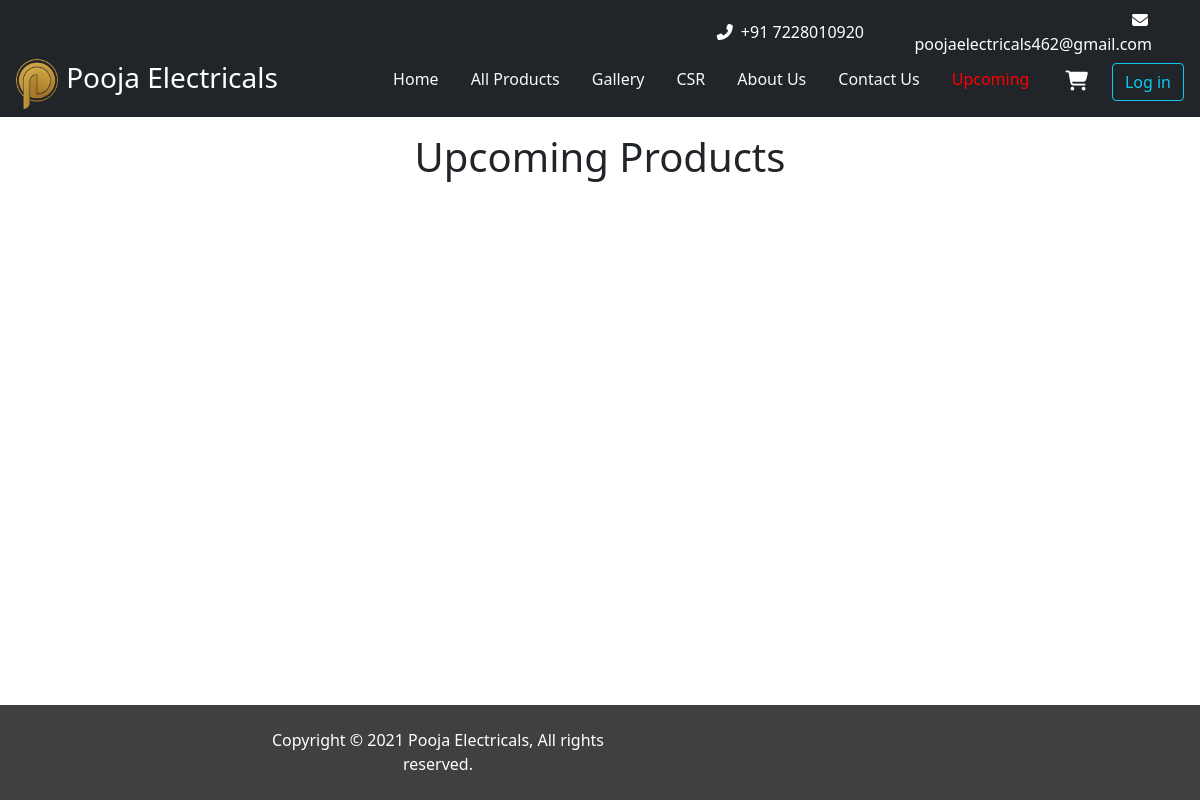
Before: /upcoming_product_list.php with the older database file.
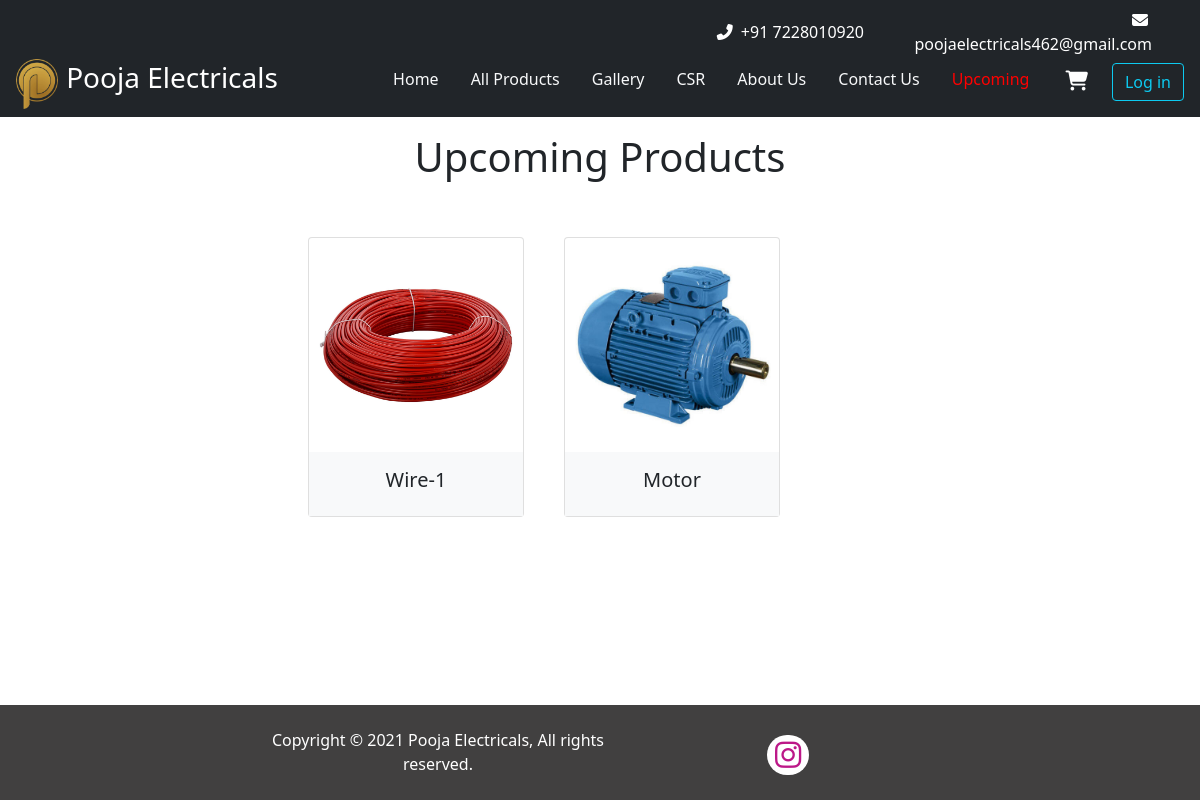
After: the same page with the newer database file.
### tables this page shows
CREATE TABLE `upcoming_products` (
  `id` int(10) NOT NULL,
  `title` varchar(255) NOT NULL,
  `desc` varchar(1000) NOT NULL,
  `image` varchar(255) NOT NULL
);

### upcoming_product_list.php (the view)
<?php
include './top.php';
?>
<h1 class="text-center mt-3">Upcoming Products</h1>
<div class="w-50  m-auto  mt-3">
  <div class="row  text-center my-5">
    <?php
    $title_query = "SELECT * from upcoming_products";
    $result = mysqli_query($conn, $title_query);
    if (mysqli_num_rows($result) > 0) {
      while ($r = mysqli_fetch_assoc($result)) {
    ?>
        <div class="col-3 m-2" style="width: 15rem;" onclick="window.location = 'upcoming.php?id=<?= $r['id']?>'">
          <div class="card rounded-lg">
            <img src="./upload/upcoming/<?= $r['image'] ?>" class="card-img-top rounded-top p-2" alt="...">
            <div class="card-body bg-light">
              <h5 class="card-title "><?= $r['title'] ?></h5>
            </div>
          </div>
        </div>
    <?php
      }
    }
    ?>
  </div>
</div>
<?php include 'bottom.php' ?>

### bottom.php (shortened to what this page needs)
<div class="mt-5 pt-5"></div>
<?php
    $query = "SELECT facebook_link, insta_link, twitter_link, youtube_link from admin_details LIMIT 1";
    $a_res = mysqli_query($conn,$query);
    if (mysqli_num_rows($a_res)) {
        $data = mysqli_fetch_assoc($a_res);
        $insta = $data['insta_link'];
    }
?>
<div class="footer  ">
<div class="row text-center py-2">
    <div class="copyright-text col-xl-4 col-md-11 col-sm-12">
      <p>Copyright © 2021 Pooja Electricals, All rights reserved.</p>
    </div>
    <div class="copyright col-xl-3 col-md-11 col-sm-12">
        <?php
            if ($insta != "") {
                echo "<a href='$insta' target='_blank'> <i class='fa fa-instagram insta'></i></a>";
            }
        ?>
    </div>
</div>
</div>
</body>
</html>
</html

Changed rows visible on the page:
added upcoming_products: image (picture), title "Wire-1"
added upcoming_products: image (picture), title "Motor"
